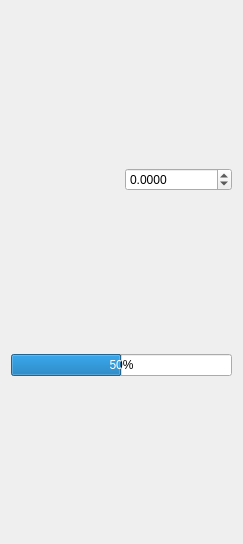
<?xml version="1.0" encoding="UTF-8"?>
<ui version="4.0">
 <class>eye</class>
 <widget class="QMainWindow" name="eye">
  <property name="geometry">
   <rect>
    <x>0</x>
    <y>0</y>
    <width>243</width>
    <height>544</height>
   </rect>
  </property>
  <property name="windowTitle">
   <string>eye</string>
  </property>
  <widget class="QWidget" name="centralWidget">
   <layout class="QGridLayout" name="gridLayout_2">
    <item row="0" column="0">
     <layout class="QGridLayout" name="gridLayout"/>
    </item>
    <item row="0" column="1">
     <widget class="QDoubleSpinBox" name="doubleSpinBox">
      <property name="decimals">
       <number>4</number>
      </property>
      <property name="minimum">
       <double>-999.000000000000000</double>
      </property>
      <property name="maximum">
       <double>999.990000000000009</double>
      </property>
      <property name="singleStep">
       <double>1.000000000000000</double>
      </property>
     </widget>
    </item>
    <item row="1" column="0" colspan="2">
     <widget class="QProgressBar" name="progressBar">
      <property name="minimum">
       <number>-300</number>
      </property>
      <property name="maximum">
       <number>300</number>
      </property>
      <property name="value">
       <number>0</number>
      </property>
     </widget>
    </item>
   </layout>
  </widget>
 </widget>
 <layoutdefault spacing="6" margin="11"/>
 <resources/>
 <connections/>
</ui>
